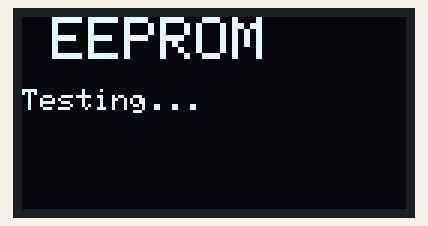
A sketch run on a simulated Arduino Uno, built with avr-gcc and run on an emulated ATmega328P. Shown: 128×64 one-colour display. EEPROM starts erased; what the sketch prints to the serial monitor is not drawn.

Above: at 0.2 s.
At 1.7 s:
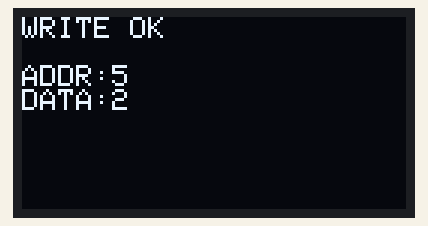

Measured:
- what the display in image 0 shows lasts 1.0 s, from 0.1 s to 1.1 s

The sketch:

06_EEPROM.ino
```cpp
/***********************************************************
 Website:     www.adeept.com
 E-mail:      support@adeept.com
***********************************************************/
#include <EEPROM.h>
#include <Wire.h>
#include <SSD1306AsciiWire.h>

#define EEPROM_ADDR  5
#define TARGET_DATA  2
int readData;
#define OLED_ADDR 0x3C
SSD1306AsciiWire display;

void setup() {
  Serial.begin(115200);
  delay(100);

  Serial.println("====================");
  Serial.println("EEPROM Test Start");
  Serial.println("====================");

  Wire.begin();
  display.begin(&Adafruit128x64, OLED_ADDR);
  display.setFont(Adafruit5x7);
  display.clear();

  display.set2X();
  display.setCursor(10,0);
  display.print("EEPROM");
  display.set1X();
  display.setCursor(0,3);
  display.print("Testing...");
  delay(1000);

  readData = EEPROM.read(EEPROM_ADDR);
  Serial.print("Read Address: ");
  Serial.println(EEPROM_ADDR);
  Serial.print("Read Data: ");
  Serial.println(readData);
  if(readData == TARGET_DATA) {
    Serial.println("EEPROM Read Success");
    display.clear();
    display.setCursor(0,0);
    display.print("EEPROM OK");
    display.setCursor(0,2);
    display.print("ADDR:");
    display.print(EEPROM_ADDR);
    display.setCursor(0,3);
    display.print("DATA:");
    display.print(readData);
  } else {
    Serial.println("EEPROM Data Error");
    Serial.println("Writing new data...");
    display.clear();
    display.setCursor(0,0);
    display.print("EEPROM ERROR");
    display.setCursor(0,2);
    display.print("Writing...");
    EEPROM.update(EEPROM_ADDR, TARGET_DATA);
    delay(500);

    readData = EEPROM.read(EEPROM_ADDR);
    Serial.print("New Data:");
    Serial.println(readData);
    display.clear();
    if(readData == TARGET_DATA) {
      Serial.println("Write Success");
      display.setCursor(0,0);
      display.print("WRITE OK");
    } else {
      Serial.println("Write Failed");
      display.setCursor(0,0);
      display.print("WRITE FAIL");
    }
    display.setCursor(0,2);
    display.print("ADDR:");
    display.print(EEPROM_ADDR);
    display.setCursor(0,3);
    display.print("DATA:");
    display.print(readData);
  }
  Serial.println("====================");
  Serial.println("EEPROM Test End");
}

void loop() {

}
```
